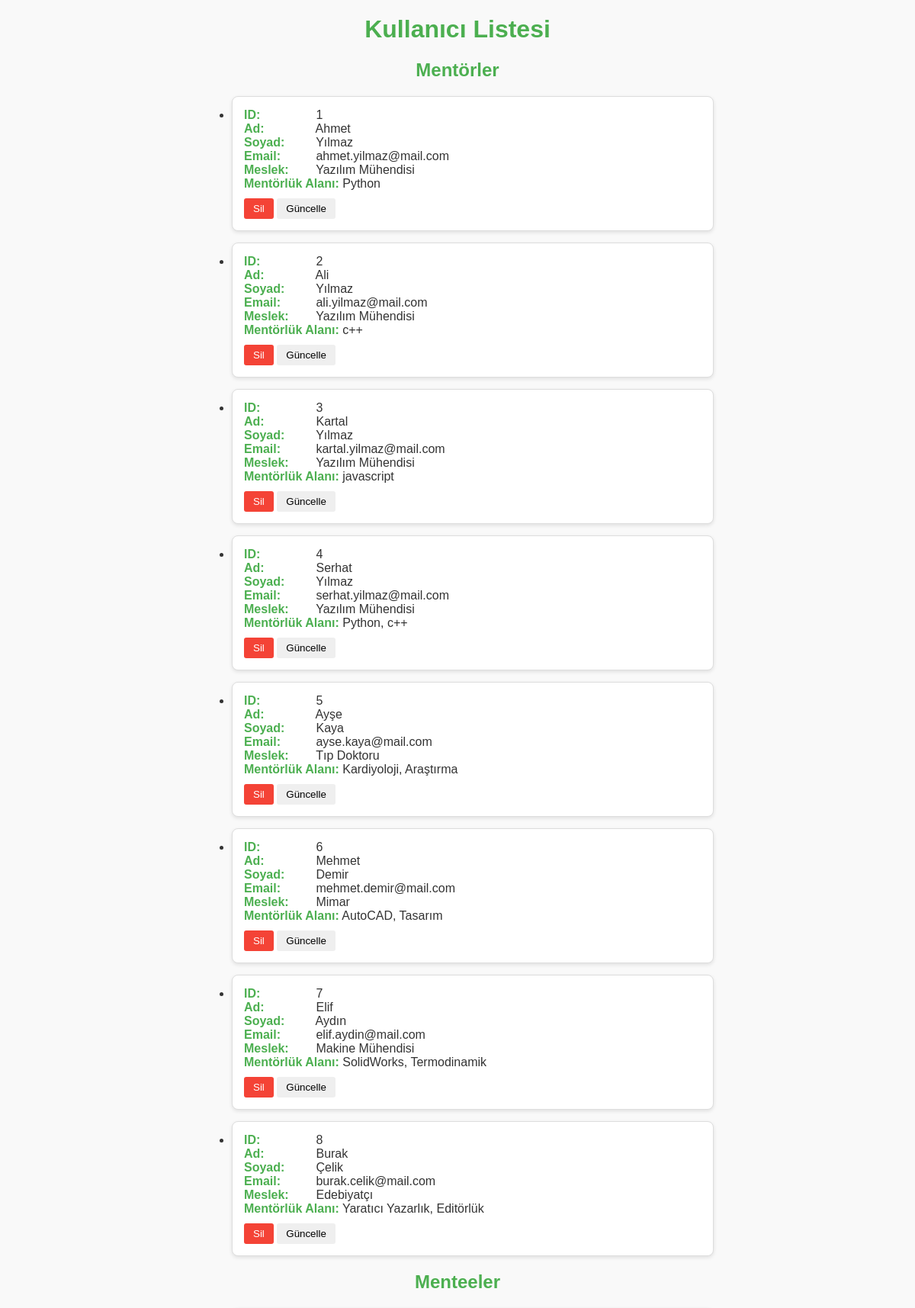
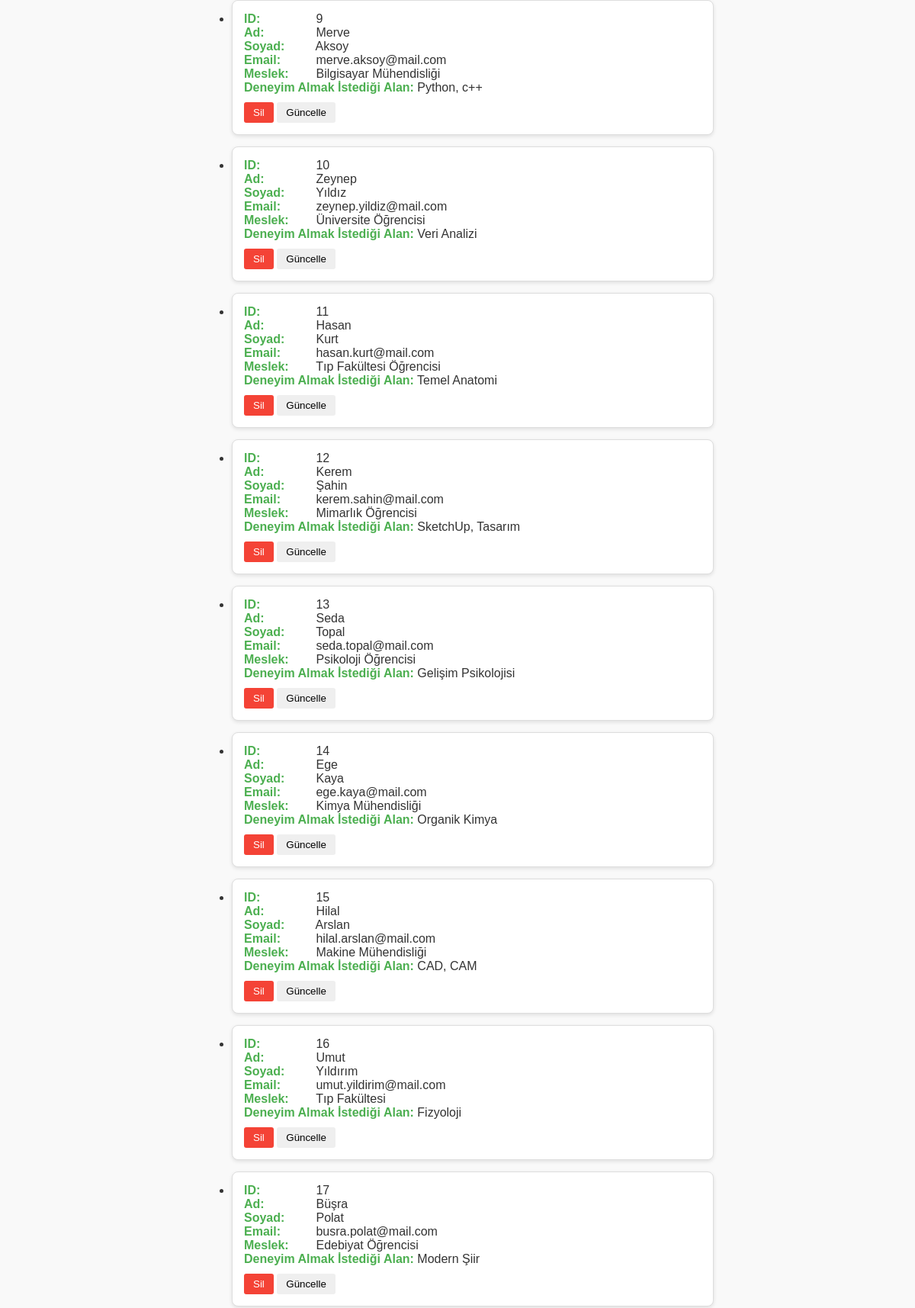
Page /list-users (upper part) on the committed database (2 pictures, top to bottom).
### tables this page shows
CREATE TABLE users (
        id INTEGER PRIMARY KEY AUTOINCREMENT,
        first_name TEXT NOT NULL,
        last_name TEXT NOT NULL,
        email TEXT UNIQUE NOT NULL,
        occupation TEXT NOT NULL,
        skills TEXT NOT NULL,
        role TEXT CHECK(role IN ('mentor', 'mentee')) NOT NULL,
        selectedMentId INTEGER REFERENCES users(id) ON DELETE SET NULL
    );

### routes.py (the view)
@app.route("/list-users", methods=["GET"])
def list_users_html():
    conn = get_db_connection()
    cursor = conn.cursor()
    cursor.execute("SELECT * FROM users")
    rows = cursor.fetchall()
    conn.close()
    users = [
        {
            'id': row['id'],
            'first_name': row['first_name'],
            'last_name': row['last_name'],
            'email': row['email'],
            'occupation': row['occupation'],
            'skills': row['skills'],
            'role': row['role']
        } for row in rows
    ]
    return render_template("list_users.html", users=users)

### database.py (called while the page is built)
def get_db_connection():
    conn = sqlite3.connect('mentorship.db', check_same_thread=False, timeout=10)
    conn.row_factory = sqlite3.Row
    conn.execute("PRAGMA busy_timeout = 5000")
    return conn

### templates/list_users.html (shortened to what this page needs)
<!DOCTYPE html>
<html lang="tr">
<head>
    <link rel="stylesheet" href="/static/style.css">
</head>
<body>
    <h1>Kullanıcı Listesi</h1>
    <h2>Mentörler</h2>
    {% if users|selectattr('role', 'equalto', 'mentor')|list %}
    <ul>
        {% for user in users if user.role == 'mentor' %}
        <li class="user-card">
            <strong>ID:</strong> {{ user.id }}<br>
            <strong>Ad:</strong> {{ user.first_name }}<br>
            <strong>Soyad:</strong> {{ user.last_name }}<br>
            <strong>Email:</strong> {{ user.email }}<br>
            <strong>Meslek:</strong> {{ user.occupation }}<br>
            <strong>Mentörlük Alanı:</strong> {{ user.skills }}<br>
            <button onclick="deleteUser({{ user.id }})">Sil</button>
            <a href="/edit-user/{{ user.id }}"><button>Güncelle</button></a>
        </li>
        {% endfor %}
    </ul>
    {% else %}
    <p>Henüz kayıtlı mentör bulunmamaktadır.</p>
    {% endif %}
    <h2>Menteeler</h2>
    {% if users|selectattr('role', 'equalto', 'mentee')|list %}
    <ul>
        {% for user in users if user.role == 'mentee' %}
        <li class="user-card">
            <strong>ID:</strong> {{ user.id }}<br>
            <strong>Ad:</strong> {{ user.first_name }}<br>
            <strong>Soyad:</strong> {{ user.last_name }}<br>
            <strong>Email:</strong> {{ user.email }}<br>
            <strong>Meslek:</strong> {{ user.occupation }}<br>
            <strong>Deneyim Almak İstediği Alan:</strong> {{ user.skills }}<br>
            <button onclick="deleteUser({{ user.id }})">Sil</button>
            <a href="/edit-user/{{ user.id }}"><button>Güncelle</button></a>
        </li>
        {% endfor %}
    </ul>
    {% else %}
    <p>Henüz kayıtlı mentee bulunmamaktadır.</p>
    {% endif %}
</body>
</html>

### static/style.css (style rules this page uses)
body { font-family: Arial, sans-serif; margin: 0; padding: 0; background-color: #f9f9f9; color: #333; }
h1, h2 { color: #4CAF50; text-align: center; margin-top: 20px; }
a { color: #4CAF50; text-decoration: none; }
.user-card { border: 1px solid #ddd; border-radius: 8px; margin: 15px auto; padding: 15px; background-color: #fff; box-shadow: 0 2px 5px rgba(0,0,0,0.1); max-width: 600px; }
.user-card strong { display: inline-block; min-width: 90px; color: #4CAF50; }
.user-card button { margin-top: 10px; padding: 6px 12px; border: none; border-radius: 3px; cursor: pointer; }
button[onclick^="deleteUser"] { background-color: #f44336; color: white; }

### rows in the picture
users: id "1", first_name "Ahmet", last_name "Yılmaz", email "ahmet.yilmaz@mail.com", occupation "Yazılım Mühendisi", skills "Python"
users: id "2", first_name "Ali", last_name "Yılmaz", email "ali.yilmaz@mail.com", occupation "Yazılım Mühendisi", skills "c++"
users: id "3", first_name "Kartal", last_name "Yılmaz", email "kartal.yilmaz@mail.com", occupation "Yazılım Mühendisi", skills "javascript"
users: id "4", first_name "Serhat", last_name "Yılmaz", email "serhat.yilmaz@mail.com", occupation "Yazılım Mühendisi", skills "Python, c++"
users: id "5", first_name "Ayşe", last_name "Kaya", email "ayse.kaya@mail.com", occupation "Tıp Doktoru", skills "Kardiyoloji, Araştırma"
users: id "6", first_name "Mehmet", last_name "Demir", email "mehmet.demir@mail.com", occupation "Mimar", skills "AutoCAD, Tasarım"
users: id "7", first_name "Elif", last_name "Aydın", email "elif.aydin@mail.com", occupation "Makine Mühendisi", skills "SolidWorks, Termodinamik"
users: id "8", first_name "Burak", last_name "Çelik", email "burak.celik@mail.com", occupation "Edebiyatçı", skills "Yaratıcı Yazarlık, Editörlük"
users: id "9", first_name "Merve", last_name "Aksoy", email "merve.aksoy@mail.com", occupation "Bilgisayar Mühendisliği", skills "Python, c++"
users: id "10", first_name "Zeynep", last_name "Yıldız", email "zeynep.yildiz@mail.com", occupation "Üniversite Öğrencisi", skills "Veri Analizi"
users: id "11", first_name "Hasan", last_name "Kurt", email "hasan.kurt@mail.com", occupation "Tıp Fakültesi Öğrencisi", skills "Temel Anatomi"
users: id "12", first_name "Kerem", last_name "Şahin", email "kerem.sahin@mail.com", occupation "Mimarlık Öğrencisi", skills "SketchUp, Tasarım"
users: id "13", first_name "Seda", last_name "Topal", email "seda.topal@mail.com", occupation "Psikoloji Öğrencisi", skills "Gelişim Psikolojisi"
users: id "14", first_name "Ege", last_name "Kaya", email "ege.kaya@mail.com", occupation "Kimya Mühendisliği", skills "Organik Kimya"
users: id "15", first_name "Hilal", last_name "Arslan", email "hilal.arslan@mail.com", occupation "Makine Mühendisliği", skills "CAD, CAM"
users: id "16", first_name "Umut", last_name "Yıldırım", email "umut.yildirim@mail.com", occupation "Tıp Fakültesi", skills "Fizyoloji"
users: id "17", first_name "Büşra", last_name "Polat", email "busra.polat@mail.com", occupation "Edebiyat Öğrencisi", skills "Modern Şiir"
